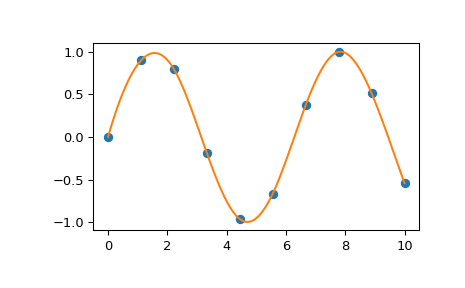

Reproduce this figure in Python.
# You can interpolate 1-D points with a B-spline curve.
# Further examples are given in
# :ref:`in the tutorial <tutorial-interpolate_splXXX>`.

import matplotlib.pyplot as plt
from scipy.interpolate import splev, splrep
x = np.linspace(0, 10, 10)
y = np.sin(x)
spl = splrep(x, y)
x2 = np.linspace(0, 10, 200)
y2 = splev(x2, spl)
plt.plot(x, y, 'o', x2, y2)
plt.show()
